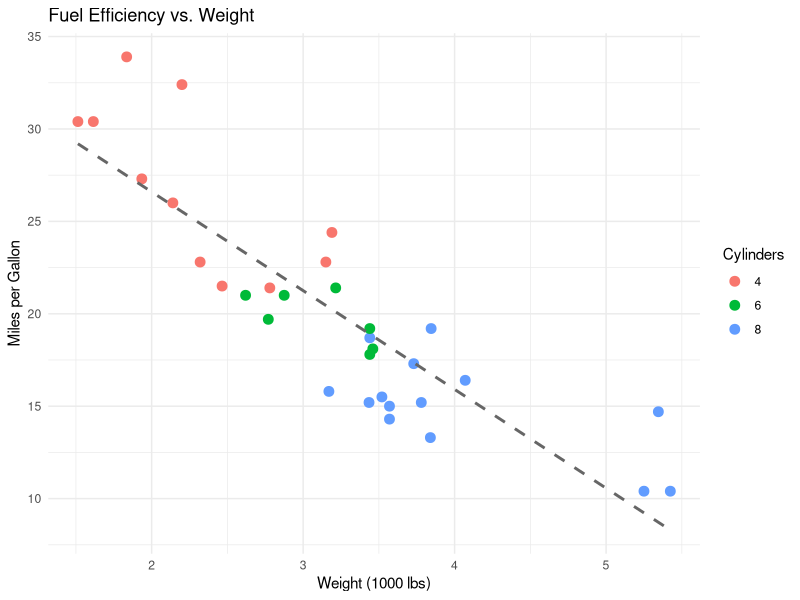
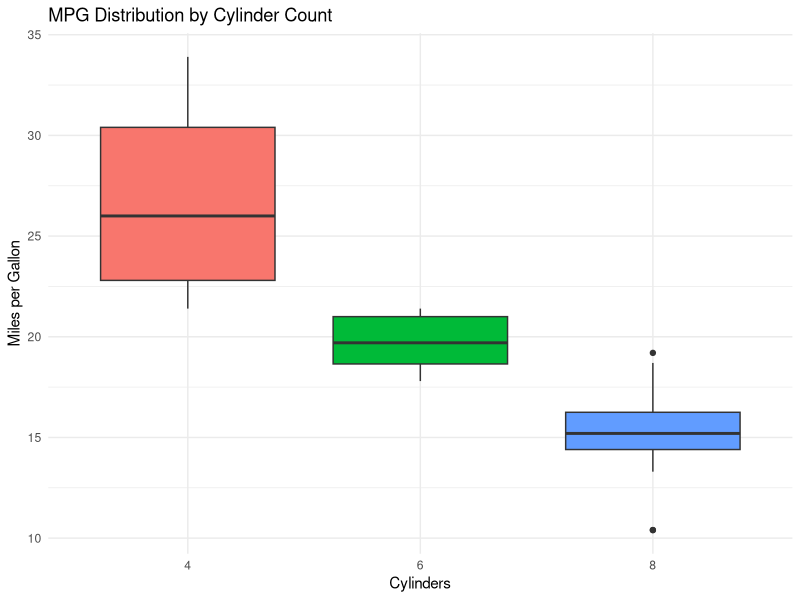
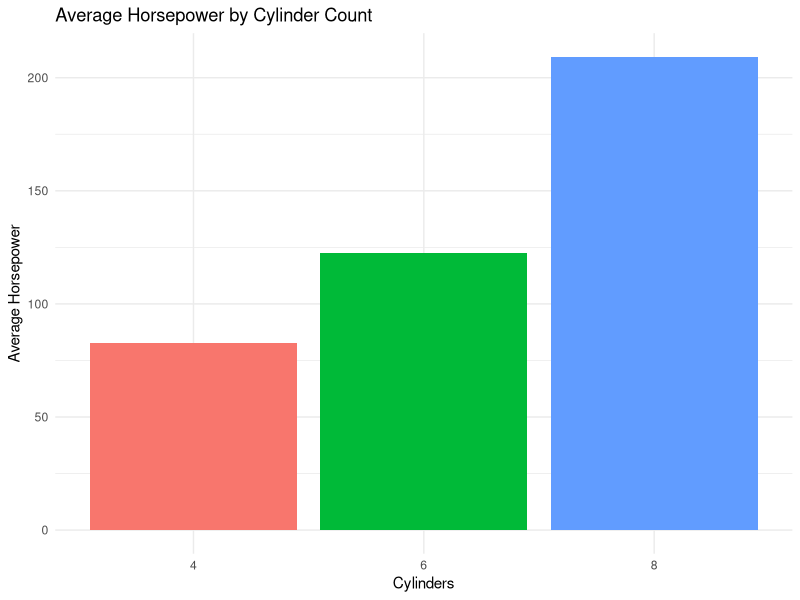
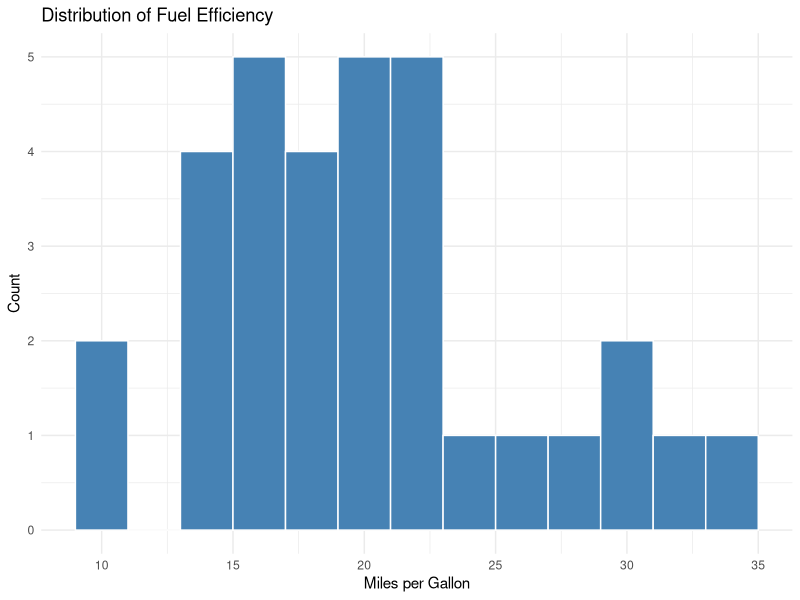

These charts were generated, in order, by the following R code:
# visualizations.R
#
# A small gallery of ggplot2 visualisations covering four common chart
# types, built on R's built-in `mtcars` dataset so this runs standalone
# with no external file needed. Each plot is saved to the `plots/`
# folder as a PNG.

library(ggplot2)
library(dplyr)

dir.create("plots", showWarnings = FALSE)

data <- mtcars %>%
  mutate(cyl = factor(cyl))  # treat cylinder count as a category for grouping/colour

# --- 1. Scatter plot with a linear trend line --------------------------------
# Relationship between engine weight and fuel efficiency.

p1 <- ggplot(data, aes(x = wt, y = mpg, colour = cyl)) +
  geom_point(size = 3) +
  geom_smooth(method = "lm", se = FALSE, colour = "grey40", linetype = "dashed") +
  labs(
    title = "Fuel Efficiency vs. Weight",
    x = "Weight (1000 lbs)", y = "Miles per Gallon", colour = "Cylinders"
  ) +
  theme_minimal()

ggsave("plots/scatter_mpg_vs_weight.png", p1, width = 6, height = 4)

# --- 2. Boxplot ---------------------------------------------------------------
# Distribution of fuel efficiency grouped by cylinder count.

p2 <- ggplot(data, aes(x = cyl, y = mpg, fill = cyl)) +
  geom_boxplot() +
  labs(title = "MPG Distribution by Cylinder Count", x = "Cylinders", y = "Miles per Gallon") +
  theme_minimal() +
  theme(legend.position = "none")

ggsave("plots/boxplot_mpg_by_cyl.png", p2, width = 6, height = 4)

# --- 3. Bar chart --------------------------------------------------------------
# Average horsepower by cylinder count.

p3 <- data %>%
  group_by(cyl) %>%
  summarise(avg_hp = mean(hp)) %>%
  ggplot(aes(x = cyl, y = avg_hp, fill = cyl)) +
  geom_col() +
  labs(title = "Average Horsepower by Cylinder Count", x = "Cylinders", y = "Average Horsepower") +
  theme_minimal() +
  theme(legend.position = "none")

ggsave("plots/bar_avg_hp_by_cyl.png", p3, width = 6, height = 4)

# --- 4. Histogram ----------------------------------------------------------------
# Distribution of fuel efficiency across all cars.

p4 <- ggplot(data, aes(x = mpg)) +
  geom_histogram(binwidth = 2, fill = "steelblue", colour = "white") +
  labs(title = "Distribution of Fuel Efficiency", x = "Miles per Gallon", y = "Count") +
  theme_minimal()

ggsave("plots/histogram_mpg.png", p4, width = 6, height = 4)

cat("Saved 4 plots to the plots/ folder.\n")
